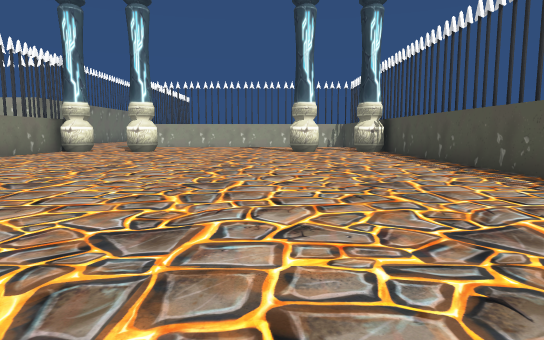
[1] (above)

15 first-person views from a walk through a scene from a Unity 3-D project. The camera is 0.58 m above the floor, tilts 6° down and sees 75° across. The floor is counted in squares, 1 m on a side. Each view is taken from the middle of a square. On the plan, view 1 faces up. The plan holds only what a view shows up to about 10 squares ahead; the rest is blank. The player character is not drawn. Some animated figures are not drawn.

[2]
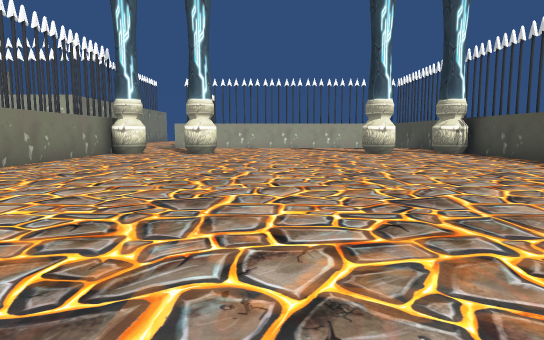

[3]
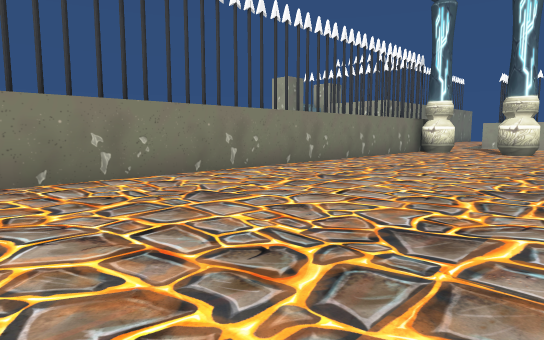

[4]
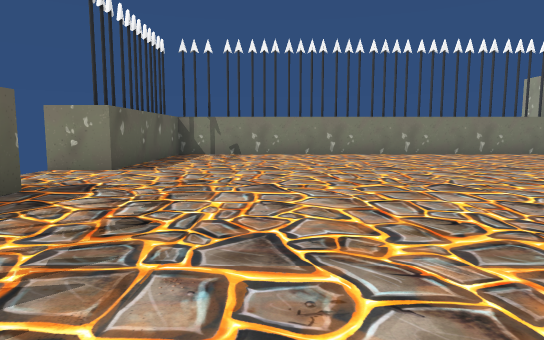

[5]
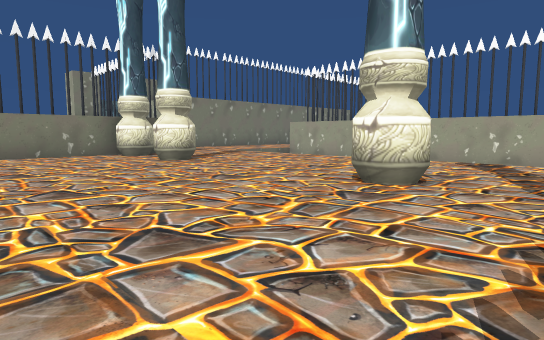

[6]
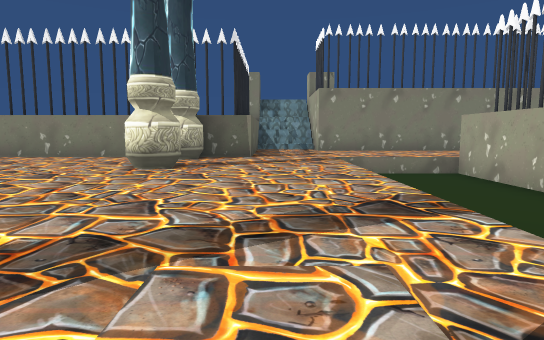

[7]
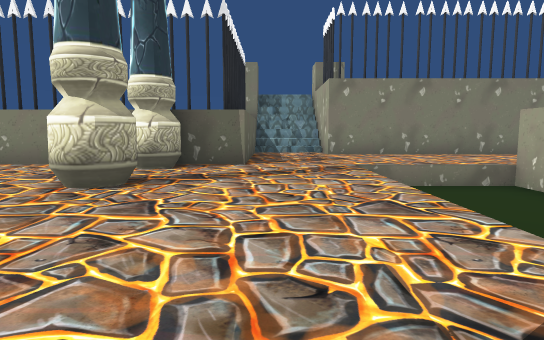

[8]
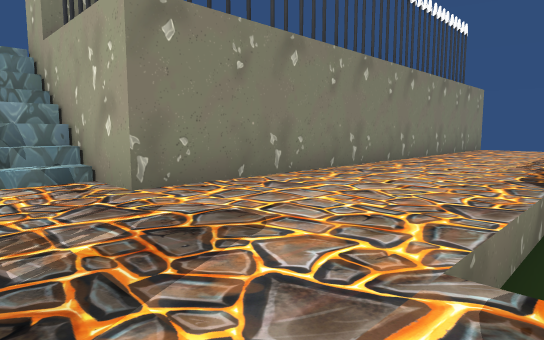

[9]
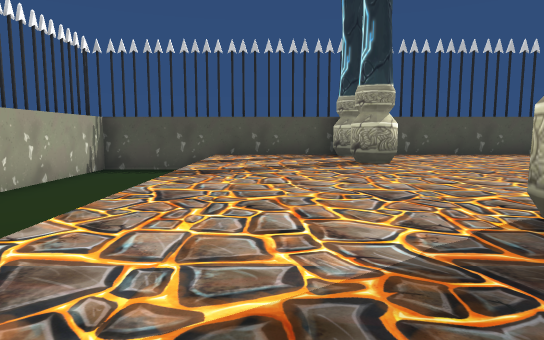

[10]
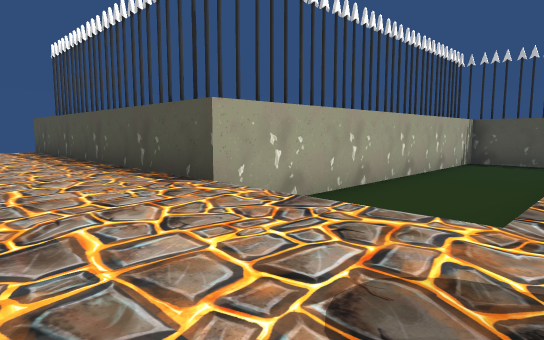

[11]
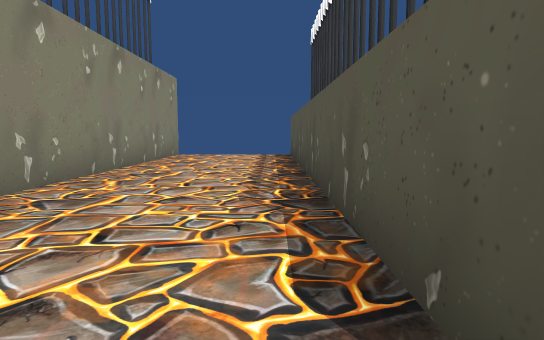

[12]
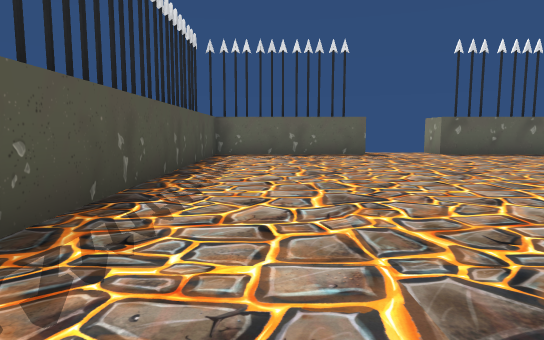

[13]
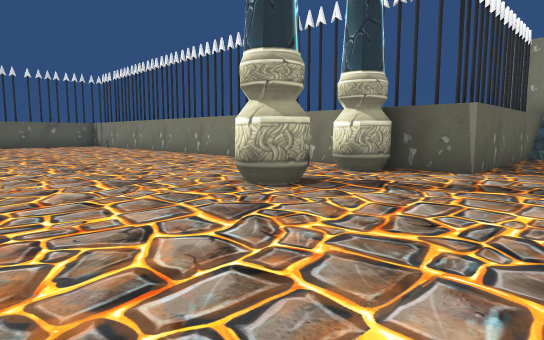

[14]
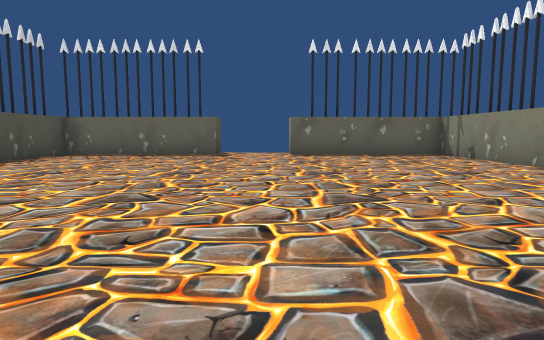

[15]
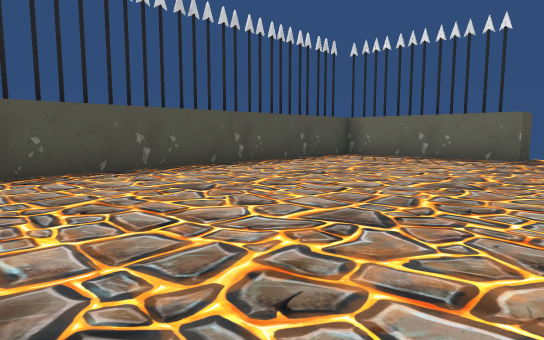

### Floor plan
Key: @ floor where view 1 was taken; # wall or solid block; . floor; ≈ liquid the walk keeps out of; ^ raised ledge; P pillar; F fence.
Columns run from 12 left of view 1 to 4 right of it. Each row starts with its distance up from view 1.
 27   #
 26   #...#
 25   #...#
 24   #...#
 23   #...#
 22   #...#
 21   #...#
 20   #...#
 19   #...#
 18   #...###########
 17   #...≈≈≈≈≈≈≈≈≈≈#
 16   #...≈≈≈≈≈≈≈≈≈≈#
 15 ###...≈≈≈≈≈≈≈≈≈ #
 14 #^..............#
 13 #^..............#
 12 ######..........#
 11      FP.P....P.P#
 10      F..........#
  9      #..........#
  8      #..........#
  7      #..........#
  6      #..........#
  5      #..........#
  4      #..........#
  3      #..........#
  2      #..........#
  1      #..........#
  0      #......@...#
 -1      #..........#
 -2      #..........#
 -3      ####F..#####
 -4         ##  #

Positions as (right, up) in squares from view 1, and headings:
1: (0, 0), facing up
2: (-2, 1), facing up
3: (-2, 0), facing up-left
4: (3, 0), facing left
5: (3, 7), facing up-left
6: (2, 13), facing left
7: (0, 13), facing left
8: (-6, 13), facing up-left
9: (-6, 13), facing right
10: (-9, 14), facing up-right
11: (-7, 17), facing up
12: (2, 7), facing down
13: (-1, 14), facing down-left
14: (-2, 7), facing down
15: (-2, 6), facing down-right
